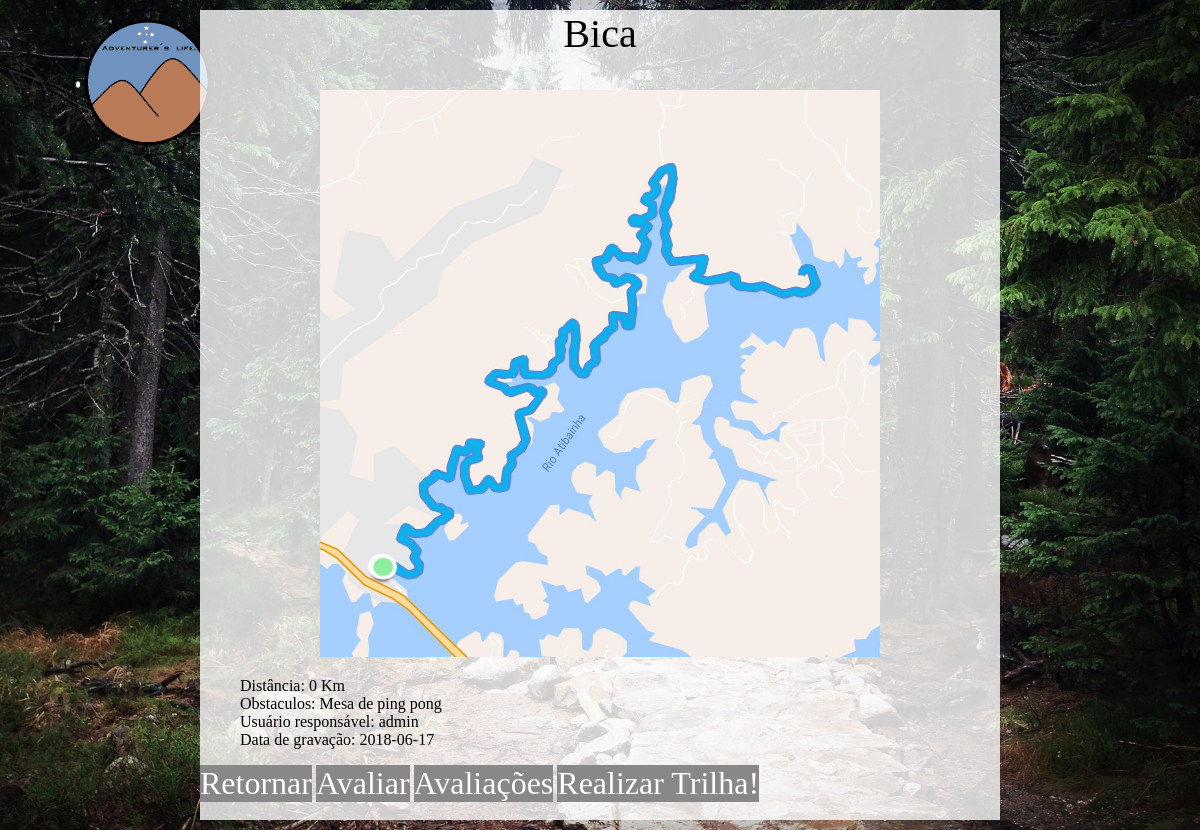
The page /SelecTril.php on the database its author committed.
### tables this page shows
CREATE TABLE IF NOT EXISTS `tbtrilha` (
  `idTrilha` int(11) NOT NULL AUTO_INCREMENT,
  `apelido` varchar(40) NOT NULL,
  `obstaculos` varchar(140) DEFAULT NULL,
  `distancia` double NOT NULL,
  `idmata` smallint(6) DEFAULT NULL,
  `dataGravacao` date NOT NULL,
  `nicknameUsuario` varchar(16) NOT NULL,
  `dificuldade` smallint(6) DEFAULT NULL,
  PRIMARY KEY (`idTrilha`),
  UNIQUE KEY `idTrilha` (`idTrilha`),
  KEY `idmata` (`idmata`),
  KEY `nicknameUsuario` (`nicknameUsuario`)
);

### DAO/trilhaDao.php (called while the page is built, shortened)
<?php
include_once 'classeCrudGenerico.php';
class trilhaDao
{
    private function makeSqlForSearch($array)
    {
        $idTrilha = isset($array['idTrilha']) ? $array['idTrilha'] : null;
        $apelido = isset($array['apelido']) ? $array['apelido'] : null;
        $distMax = isset($array['distMax']) ? $array['distMax'] : null;
        $distMin = isset($array['distMin']) ? $array['distMin'] : null;
        $nickname = isset($array['nickname']) ? $array['nickname'] : null;
        $sql = "select * from tbtrilha where 1 = 1";
        return $sql;
    }
    public function searchTracks($array)
    {
        $sql = $this->makeSqlForSearch($array);
        $crudGenerico = new CrudGenerico();
        $resultado = $crudGenerico->fQuery($sql);
        return $resultado;
    }
}

### DAO/classeCrudGenerico.php (called while the page is built, shortened)
<?php
include("classeConexao.php");
class CrudGenerico {
    public function fQuery($sql){
        $this->conexao = new Conexao();
        $resultado = $this->conexao->executaSQL($sql);
        return $resultado;
    }
}

### DAO/classeConexao.php (called while the page is built, shortened)
<?php
class Conexao extends mysqli
{
    function executaSQL($BD_query){
        $this->BD_query = $BD_query;
        $resultado = $this->query($this->BD_query);
        return $resultado;
    }
}

### public/SelecTril.php (the view, shortened to what this page needs)
<?php
include_once'../DAO/trilhaDao.php';
$idTrilha = $_GET['idTrilha'];
$array = [ 'idTrilha' => $idTrilha];
$trilhaDao = new trilhaDao();
$resultado = $trilhaDao->searchTracks($array);
$trilha = mysqli_fetch_assoc($resultado);
?>
<!DOCTYPE html>
<html>
<head>
    <link href="style.css" rel="stylesheet" type="text/css" />
</head>
<body>
    <div class="container2">
        <header class="pagina"> <?php echo $trilha['apelido'];?> </header>
        <img src="../Imagens e coisas de mídia/Trilha.jpeg" alt="Trilha" style="width: 70%; height: 70%; margin-left: 120px">
        <br>
        <ul>
            <li> Distância: <?php echo $trilha['distancia']; ?> Km </li>
            <li> Obstaculos: <?php echo $trilha['obstaculos']; ?> </li>
            <li> Usuário responsável: <?php echo $trilha['nicknameUsuario']; ?> </li>
            <li> Data de gravação: <?php echo $trilha['dataGravacao']; ?> </li>
        </ul>
        <a href="Menu.php" class="botaorandom">Retornar</a>
        <a href="<?php echo "avaliar.php?idTrilha=".$trilha['idTrilha'] ;?>"
           class="botaorandom">Avaliar</a>
        <a href="mostraAvaliacao.php" class="botaorandom">Avaliações</a>
        <a href="Realizar.php" class="botaorandom">Realizar Trilha!</a>
    </div>
</body>
</html>

### public/style.css (style rules this page uses)
body { background-image: url("../Imagens e coisas de mídia/Imagem1.png"), url("../Imagens e coisas de mídia/fundo.jpg"); background-repeat: no-repeat, no-repeat; background-position: top left, top; background-size: 300px, cover; background-color: #003300; }
a:link { text-decoration: none; color: white; background-color: #888888; }
* { box-sizing: border-box; }
header.pagina { font-family: Papyrus; text-align: center; font-size: 40px; height: 80px; position: relative; }
.container2 { background-color: rgba(255, 255, 255, 0.8); width: 800px; height: 810px; margin: 10px auto; font-family: Papyrus; }
.botaorandom { position: relative; display: inline-block; font-family: 'Papyrus'; font-size: 32px !important; }

### public/SelecTril.php (style rules this page uses)
ul { list-style-type: none; }

### rows shown on the page
tbtrilha: apelido "Bica", distancia "0", obstaculos "Mesa de ping pong", nicknameUsuario "admin", dataGravacao "2018-06-17"
